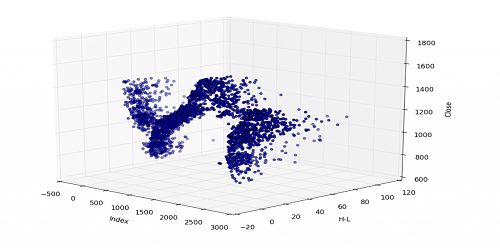
#> input picture image arith1.png, 500 x 250 px, given in place of the camera
$ python 'color filtering.py'
#> lines starting #> are read from the running program, lines starting #| are printed output that depends on the picture; after the words box and inside, x2 and y2 are one past the last pixel; in counts of white or black regions, pixels touching at a corner belong together
import numpy as np
import cv2

cap = cv2.VideoCapture(0)

while True:
	_, frame = cap.read()
#> frame is the input picture: shape (250, 500, 3); mean B, G, R 240.9, 235.7, 235.7

	#flip video
	frame=cv2.flip(frame, 1)
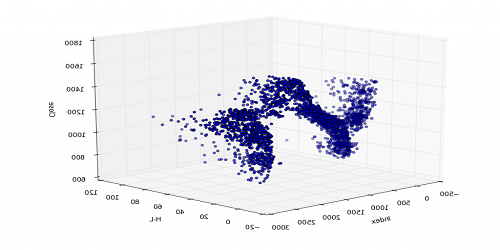
#> frame: shape (250, 500, 3); mean B, G, R 240.9, 235.7, 235.7

	hsv = cv2.cvtColor(frame, cv2.COLOR_BGR2HSV)
#> hsv: shape (250, 500, 3); mean H, S, V 7.4, 10.2, 241
	# Hue Saturation Value
	# http://colorizer.org/ for knowing color hsv values
	# Or Gimp or photoshop H/2, %S*255, %V*255 for OpenCV Values
	lower_green = np.array([29, 86, 6])
	upper_green = np.array([64, 255, 255])

	# for specific color
	# dark_red = np.uint8([[[12, 22, 121]]])
	# dark_red = cv2.cvtColor(dark_red, cv2.COLOR_BGR2HSV)

	mask = cv2.inRange(hsv, lower_green, upper_green)
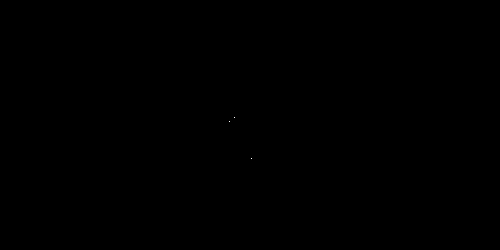
#> mask: shape (250, 500); 0% white in thin lines or dots, all inside (x1, y1, x2, y2) = (229, 117, 252, 159)
	res = cv2.bitwise_and(frame, frame, mask = mask)

	cv2.imshow('frame', frame)
	cv2.imshow('mask', mask)
	cv2.imshow('res', res)

	k = cv2.waitKey(5) & 0xFF
#> (key Esc is pressed here)
	if k == 27:
		break

cap.release()
cv2.destroyAllWindows()

$ run again, on image arith2.png
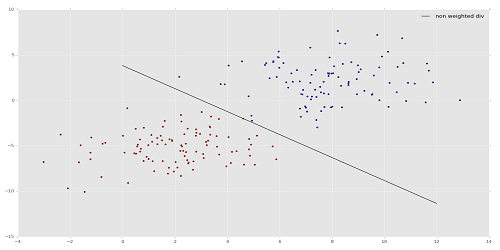
#> input picture image arith2.png, 500 x 250 px, given in place of the camera
#> frame is the input picture: shape (250, 500, 3); mean B, G, R 231.8, 231.6, 231.8
#> `frame=cv2.flip(frame, 1)`:
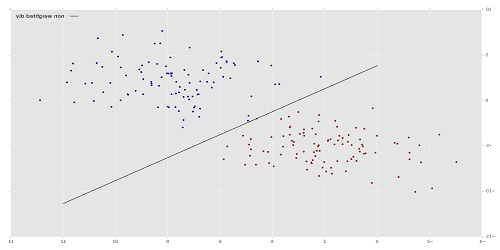
#> frame: shape (250, 500, 3); mean B, G, R 231.8, 231.6, 231.8
#> hsv: shape (250, 500, 3); mean H, S, V 1.4, 0.9, 232.1
#> mask: shape (250, 500); every value is 0
#> res: shape (250, 500, 3); every value is 0

$ run again, on corner detection.jpg
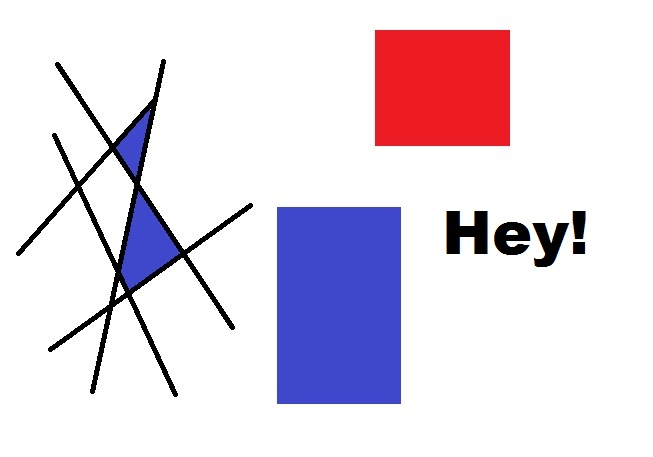
#> input picture corner detection.jpg, 653 x 457 px, given in place of the camera
#> frame is the input picture: shape (457, 653, 3); mean B, G, R 229.7, 216.9, 227
#> `frame=cv2.flip(frame, 1)`:
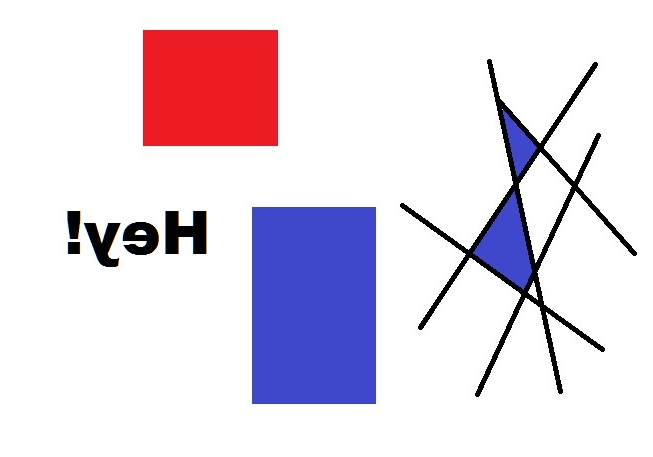
#> frame: shape (457, 653, 3); mean B, G, R 229.7, 216.9, 227
#> hsv: shape (457, 653, 3); mean H, S, V 26.7, 32.8, 240.3
#> mask: shape (457, 653); 0.01% white in thin lines or dots, all inside (x1, y1, x2, y2) = (135, 121, 538, 294)
